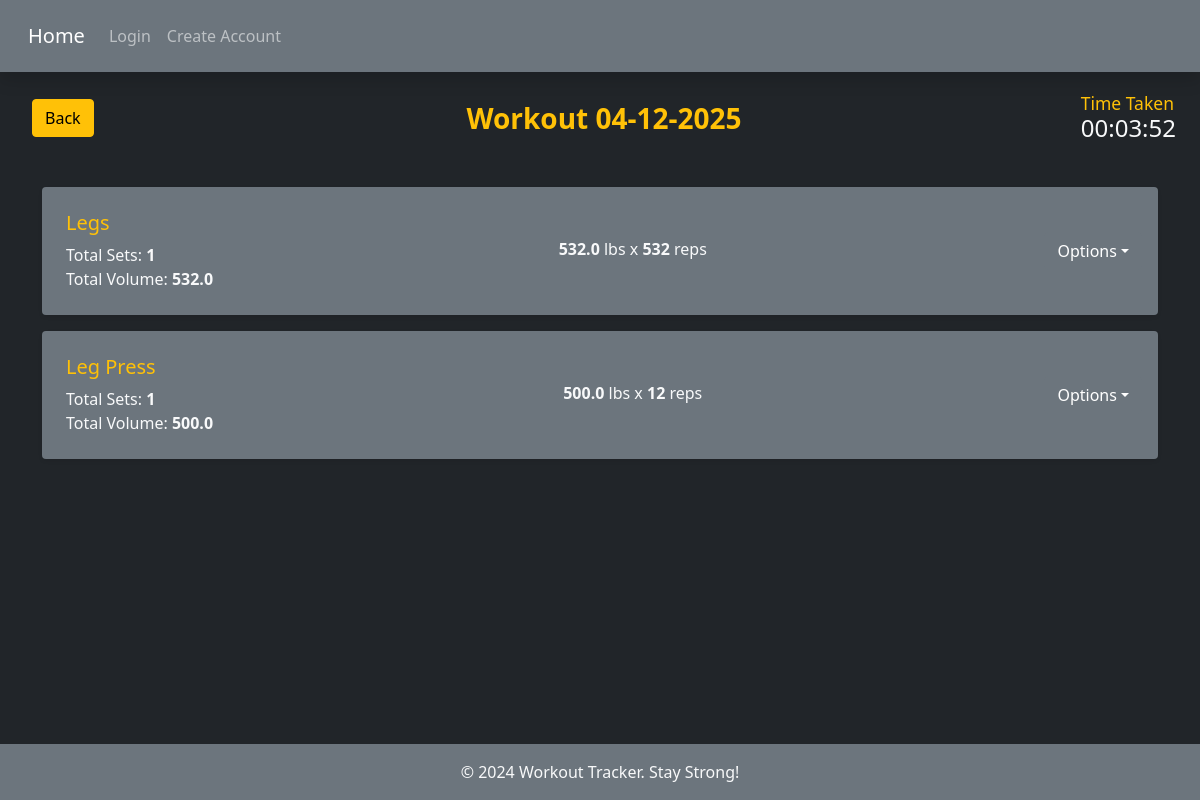
The app's page /workout_tracker/workout_details/100/ with its own data.
### workout_tracker_app/models.py (models this page shows, shortened)
class Workout(models.Model):
    workout_id = models.AutoField(primary_key=True)
    workout_name = models.CharField(max_length=50)
    user = models.ForeignKey(User, db_column="user", on_delete=models.CASCADE, default=0)
    calories_burned = models.IntegerField(default=0)
    date = models.DateField()
    start_time = models.DateTimeField(default=timezone.now)       # Time workout was created
    last_active_time = models.DateTimeField(null=True, blank=True)  # Timestamp of last resume
    active_seconds = models.IntegerField(default=0)  # Accumulated time in seconds
    is_completed = models.BooleanField(default=False)
    def get_elapsed_time(self):
        elapsed = self.active_seconds
        if self.last_active_time and not self.is_completed:
            elapsed += int((timezone.now() - self.last_active_time).total_seconds())
        return elapsed
    def status(self):
        if self.is_completed:
            return "completed"
        elif self.last_active_time:
            return "active"
        else:
            return "paused"
    class Meta:
        verbose_name = "Workout"
        verbose_name_plural = "Workouts"

class Exercise(models.Model):
    exercise_id = models.AutoField(primary_key=True)
    workout = models.ForeignKey(Workout, on_delete=models.CASCADE)
    exercise_name = models.CharField(max_length=100)
    notes = models.TextField(blank=True, null=True)
    class Meta:
        verbose_name = "Exercise"
        verbose_name_plural = "Exercises"

class Sets(models.Model):
    set_id = models.AutoField(primary_key=True)
    exercise = models.ForeignKey(Exercise, on_delete=models.CASCADE)
    set = models.IntegerField()
    reps = models.IntegerField()
    weight = models.FloatField()
    class Meta:
        verbose_name = "Set"
        verbose_name_plural = "Sets"

### workout_tracker_app/views.py (the view, shortened to what this page needs)
# urls.py: path('workout_details/<int:pk>/', views.workout_details, name='workout_details'),
def workout_details(request, pk):
    workout = Workout.objects.get(pk=pk)
    exercises = Exercise.objects.filter(workout_id=pk).order_by('exercise_id').annotate(
        volume=Sum('sets__weight'),
        set_count=Count('sets')
    )
    temp_form = AddExerciseForm()
    context = {
        'exercises': exercises,
        'workout': workout,
        'form': temp_form,
    }
    return render(request, "workout_tracker_app/workout_details.html", context)

### workout_tracker_app/forms.py
class AddExerciseForm(forms.ModelForm):
    exercise_name = forms.CharField(required=True, label="", widget=forms.widgets.TextInput(
        attrs={"class": "form-control", "placeholder": "Exercise"}))
    class Meta:
        model = Exercise
        exclude = ('workout',)
        fields = ['exercise_name']

### workout_tracker_app/templatetags/time_filters.py (called while the page is built)
@register.filter
def duration_hms(value):
    try:
        total_seconds = int(value.total_seconds())
    except AttributeError:
        total_seconds = int(value)
    hours = total_seconds // 3600
    minutes = (total_seconds % 3600) // 60
    seconds = total_seconds % 60
    return f"{hours:02}:{minutes:02}:{seconds:02}"

### workout_tracker_app/templates/workout_tracker_app/workout_details.html (shortened to what this page needs)
{% extends 'base.html' %}
{% block topleft %}
{% if workout.status == 'completed' %}
<a href="{% url 'workout_list' %}" class="btn btn-warning ms-2">Back</a>
{% endif %}
{% endblock topleft %}
{% block center %}
<form method="POST" id="workout-form">
  <div class="d-flex align-items-center">
    <input type="text" name="workout_name" id="workout_name" class="form-control bg-transparent text-warning border-0 p-0 ps-1 ms-1 text-center" value="{{ workout.workout_name }}" style="font-size: 1.75rem; font-weight: bold; width: auto" required />
  </div>
{% endblock center%}
{% block topright %}
{% load time_filters %}
<h5 class="mb-0">
  {% if workout.status == 'completed' %}
    <div class="text-warning small">Time Taken</div>
  {% endif %}
  <span id="live-timer" class="fs-4">{{ workout.get_elapsed_time|duration_hms }}</span>
</h5>
{% endblock topright %}
{% block content %}
<div class="container mt-4">
    <div class="row gy-3">
      {% if exercises %}
      {% for e in exercises %}
      <div class="col-12">
        <div class="d-flex justify-content-between align-items-center p-3 bg-secondary text-light rounded shadow-sm">
          <div class="p-2">
            <h5 class="text-warning">{{ e.exercise_name }}</h5>
            <p class="mb-0">Total Sets: <strong>{{ e.set_count }}</strong></p>
            <p class="mb-0">Total Volume: <strong>{{ e.volume }}</strong></p>
          </div>
          <div>
            {% for set in e.sets_set.all %}
            <p class="mb-1"><strong>{{ set.weight }}</strong> lbs x <strong>{{ set.reps }}</strong> reps</p>
            {% endfor %}
          </div>
          <div>
            <div class="dropdown">
              <button class="btn btn-secondary dropdown-toggle" type="button" id="dropdownMenuButton{{ e.exercise_id }}" data-bs-toggle="dropdown" aria-expanded="false">Options</button>
            </div>
          </div>
        </div>
      </div>
      {% endfor %}
      {% else %}
      <div class="text-center text-light mt-4">
        <h5>No exercises recorded!</h5>
      </div>
      {% endif %}
    </div>
</div>
{% endblock content %}

### records on screen
Workout: workout_name "Workout 04-12-2025", get_elapsed_time|duration_hms "00:03:52"
Exercise: exercise_name "Legs", set_count "1", volume "532.0"
Sets: weight "532.0", reps "532"
Exercise: exercise_name "Leg Press", set_count "1", volume "500.0"
Sets: weight "500.0", reps "12"
